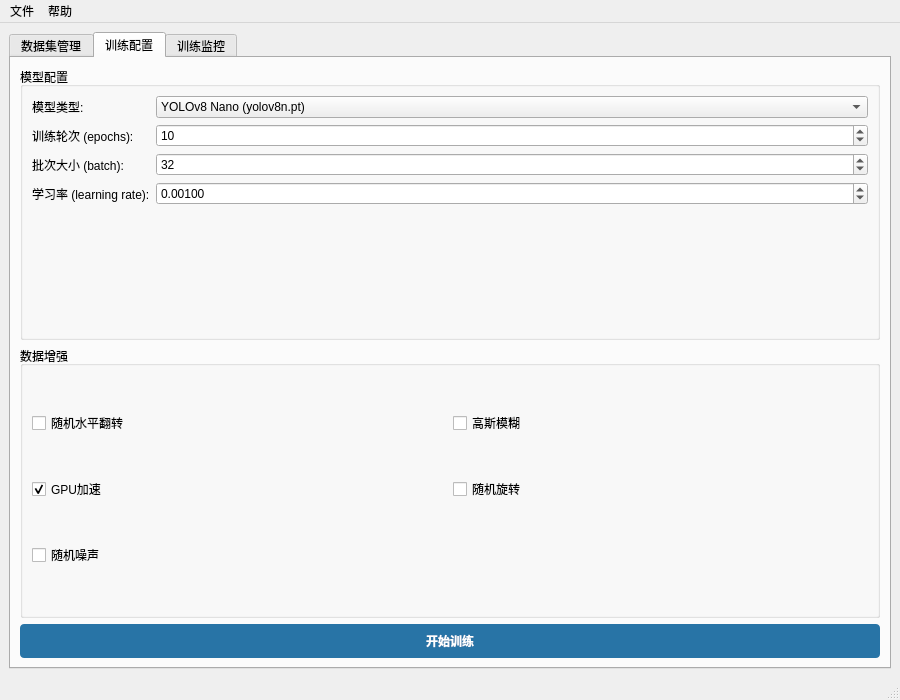
<?xml version="1.0" encoding="UTF-8"?>
<ui version="4.0">
 <class>MainWindow</class>
 <widget class="QMainWindow" name="MainWindow">
  <property name="geometry">
   <rect>
    <x>0</x>
    <y>0</y>
    <width>900</width>
    <height>700</height>
   </rect>
  </property>
  <property name="windowTitle">
   <string>YOLO训练客户端</string>
  </property>
  <widget class="QWidget" name="centralwidget">
   <layout class="QVBoxLayout" name="verticalLayout">
    <item>
     <widget class="QTabWidget" name="tabWidget">
      <property name="currentIndex">
       <number>1</number>
      </property>
      <widget class="QWidget" name="tabDataset">
       <attribute name="title">
        <string>数据集管理</string>
       </attribute>
       <layout class="QVBoxLayout" name="verticalLayout_2">
        <item>
         <widget class="QGroupBox" name="groupBox">
          <property name="title">
           <string>数据集操作</string>
          </property>
          <layout class="QVBoxLayout" name="verticalLayout_3">
           <item>
            <layout class="QHBoxLayout" name="horizontalLayout">
             <item>
              <widget class="QPushButton" name="btnSelectDataset">
               <property name="text">
                <string>选择数据集目录</string>
               </property>
              </widget>
             </item>
             <item>
              <widget class="QPushButton" name="btnUploadDataset">
               <property name="text">
                <string>上传数据集</string>
               </property>
              </widget>
             </item>
            </layout>
           </item>
           <item>
            <widget class="QLineEdit" name="lineDatasetPath">
             <property name="readOnly">
              <bool>true</bool>
             </property>
             <property name="placeholderText">
              <string>未选择数据集目录</string>
             </property>
            </widget>
           </item>
          </layout>
         </widget>
        </item>
        <item>
         <widget class="QGroupBox" name="groupBox_2">
          <property name="title">
           <string>数据集预览</string>
          </property>
          <layout class="QVBoxLayout" name="verticalLayout_4">
           <item>
            <widget class="QScrollArea" name="scrollArea">
             <property name="widgetResizable">
              <bool>true</bool>
             </property>
             <widget class="QWidget" name="scrollAreaWidgetContents">
              <property name="geometry">
               <rect>
                <x>0</x>
                <y>0</y>
                <width>124</width>
                <height>52</height>
               </rect>
              </property>
              <layout class="QGridLayout" name="gridLayout">
               <item row="0" column="0">
                <widget class="QLabel" name="labelImage1">
                 <property name="frameShape">
                  <enum>QFrame::Box</enum>
                 </property>
                 <property name="text">
                  <string>图片预览</string>
                 </property>
                 <property name="alignment">
                  <set>Qt::AlignCenter</set>
                 </property>
                </widget>
               </item>
               <item row="0" column="1">
                <widget class="QLabel" name="labelImage2">
                 <property name="frameShape">
                  <enum>QFrame::Box</enum>
                 </property>
                 <property name="text">
                  <string>图片预览</string>
                 </property>
                 <property name="alignment">
                  <set>Qt::AlignCenter</set>
                 </property>
                </widget>
               </item>
               <item row="1" column="0">
                <widget class="QLabel" name="labelImage3">
                 <property name="frameShape">
                  <enum>QFrame::Box</enum>
                 </property>
                 <property name="text">
                  <string>图片预览</string>
                 </property>
                 <property name="alignment">
                  <set>Qt::AlignCenter</set>
                 </property>
                </widget>
               </item>
               <item row="1" column="1">
                <widget class="QLabel" name="labelImage4">
                 <property name="frameShape">
                  <enum>QFrame::Box</enum>
                 </property>
                 <property name="text">
                  <string>图片预览</string>
                 </property>
                 <property name="alignment">
                  <set>Qt::AlignCenter</set>
                 </property>
                </widget>
               </item>
              </layout>
             </widget>
            </widget>
           </item>
          </layout>
         </widget>
        </item>
       </layout>
      </widget>
      <widget class="QWidget" name="tabTraining">
       <attribute name="title">
        <string>训练配置</string>
       </attribute>
       <layout class="QVBoxLayout" name="verticalLayout_5">
        <item>
         <widget class="QGroupBox" name="groupBox_3">
          <property name="title">
           <string>模型配置</string>
          </property>
          <layout class="QFormLayout" name="formLayout">
           <item row="0" column="0">
            <widget class="QLabel" name="label">
             <property name="text">
              <string>模型类型:</string>
             </property>
            </widget>
           </item>
           <item row="0" column="1">
            <widget class="QComboBox" name="comboModelType">
             <item>
              <property name="text">
               <string>YOLOv8 Nano (yolov8n.pt)</string>
              </property>
             </item>
             <item>
              <property name="text">
               <string>YOLOv11 Nano (yolov11n.pt)</string>
              </property>
             </item>
            </widget>
           </item>
           <item row="1" column="0">
            <widget class="QLabel" name="label_2">
             <property name="text">
              <string>训练轮次 (epochs):</string>
             </property>
            </widget>
           </item>
           <item row="1" column="1">
            <widget class="QSpinBox" name="spinEpochs">
             <property name="minimum">
              <number>1</number>
             </property>
             <property name="maximum">
              <number>1000</number>
             </property>
             <property name="value">
              <number>10</number>
             </property>
            </widget>
           </item>
           <item row="2" column="0">
            <widget class="QLabel" name="label_3">
             <property name="text">
              <string>批次大小 (batch):</string>
             </property>
            </widget>
           </item>
           <item row="2" column="1">
            <widget class="QSpinBox" name="spinBatchSize">
             <property name="minimum">
              <number>1</number>
             </property>
             <property name="maximum">
              <number>64</number>
             </property>
             <property name="value">
              <number>32</number>
             </property>
            </widget>
           </item>
           <item row="3" column="0">
            <widget class="QLabel" name="label_4">
             <property name="text">
              <string>学习率 (learning rate):</string>
             </property>
            </widget>
           </item>
           <item row="3" column="1">
            <widget class="QDoubleSpinBox" name="spinLearningRate">
             <property name="decimals">
              <number>5</number>
             </property>
             <property name="maximum">
              <double>1.000000000000000</double>
             </property>
             <property name="singleStep">
              <double>0.000100000000000</double>
             </property>
             <property name="value">
              <double>0.001000000000000</double>
             </property>
            </widget>
           </item>
          </layout>
         </widget>
        </item>
        <item>
         <widget class="QGroupBox" name="groupBox_4">
          <property name="title">
           <string>数据增强</string>
          </property>
          <layout class="QGridLayout" name="gridLayout_2">
           <item row="0" column="1">
            <widget class="QCheckBox" name="checkBlur">
             <property name="text">
              <string>高斯模糊</string>
             </property>
            </widget>
           </item>
           <item row="2" column="0">
            <widget class="QCheckBox" name="checkNoise">
             <property name="text">
              <string>随机噪声</string>
             </property>
            </widget>
           </item>
           <item row="0" column="0">
            <widget class="QCheckBox" name="checkFlip">
             <property name="text">
              <string>随机水平翻转</string>
             </property>
             <property name="checked">
              <bool>false</bool>
             </property>
            </widget>
           </item>
           <item row="1" column="0">
            <widget class="QCheckBox" name="checkUseGPU">
             <property name="text">
              <string>GPU加速</string>
             </property>
             <property name="checked">
              <bool>true</bool>
             </property>
            </widget>
           </item>
           <item row="1" column="1">
            <widget class="QCheckBox" name="checkRotation">
             <property name="text">
              <string>随机旋转</string>
             </property>
            </widget>
           </item>
          </layout>
         </widget>
        </item>
        <item>
         <widget class="QPushButton" name="btnStartTraining">
          <property name="styleSheet">
           <string notr="true">QPushButton {
    background-color: #2874a6;
    color: white;
    border: none;
    padding: 8px;
    border-radius: 4px;
    font-weight: bold;
}
QPushButton:hover {
    background-color: #1a5276;
}
QPushButton:pressed {
    background-color: #154360;
}</string>
          </property>
          <property name="text">
           <string>开始训练</string>
          </property>
         </widget>
        </item>
       </layout>
      </widget>
      <widget class="QWidget" name="tabMonitoring">
       <attribute name="title">
        <string>训练监控</string>
       </attribute>
       <layout class="QVBoxLayout" name="verticalLayout_6">
        <item>
         <widget class="QGroupBox" name="groupBox_5">
          <property name="title">
           <string>训练进度</string>
          </property>
          <layout class="QVBoxLayout" name="verticalLayout_7">
           <item>
            <widget class="QProgressBar" name="progressBar">
             <property name="value">
              <number>0</number>
             </property>
            </widget>
           </item>
           <item>
            <widget class="QPushButton" name="btnStopTraining">
             <property name="text">
              <string>停止训练</string>
             </property>
            </widget>
           </item>
           <item>
            <widget class="QLabel" name="labelProgress">
             <property name="text">
              <string>准备训练...</string>
             </property>
             <property name="alignment">
              <set>Qt::AlignCenter</set>
             </property>
            </widget>
           </item>
          </layout>
         </widget>
        </item>
        <item>
         <widget class="QGroupBox" name="groupBox_6">
          <property name="title">
           <string>训练指标</string>
          </property>
          <layout class="QVBoxLayout" name="verticalLayout_8">
           <item>
            <widget class="QComboBox" name="plotSelect">
             <item>
              <property name="text">
               <string>Loss 曲线</string>
              </property>
             </item>
             <item>
              <property name="text">
               <string>mAP 曲线</string>
              </property>
             </item>
             <item>
              <property name="text">
               <string>Precision 曲线</string>
              </property>
             </item>
             <item>
              <property name="text">
               <string>Recall 曲线</string>
              </property>
             </item>
            </widget>
           </item>
           <item>
            <widget class="QWidget" name="plotWidget" native="true">
             <property name="sizePolicy">
              <sizepolicy hsizetype="Expanding" vsizetype="Expanding">
               <horstretch>0</horstretch>
               <verstretch>0</verstretch>
              </sizepolicy>
             </property>
             <property name="minimumSize">
              <size>
               <width>100</width>
               <height>100</height>
              </size>
             </property>
            </widget>
           </item>
          </layout>
         </widget>
        </item>
        <item>
         <widget class="QGroupBox" name="groupBox_7">
          <property name="title">
           <string>训练日志</string>
          </property>
          <layout class="QHBoxLayout" name="horizontalLayout_4">
           <item>
            <widget class="QTextEdit" name="textEditLog">
             <property name="minimumSize">
              <size>
               <width>1</width>
               <height>0</height>
              </size>
             </property>
             <property name="readOnly">
              <bool>true</bool>
             </property>
            </widget>
           </item>
          </layout>
         </widget>
        </item>
       </layout>
      </widget>
     </widget>
    </item>
   </layout>
  </widget>
  <widget class="QMenuBar" name="menubar">
   <property name="geometry">
    <rect>
     <x>0</x>
     <y>0</y>
     <width>900</width>
     <height>22</height>
    </rect>
   </property>
   <widget class="QMenu" name="menuFile">
    <property name="title">
     <string>文件</string>
    </property>
    <addaction name="actionNewProject"/>
    <addaction name="actionOpenProject"/>
    <addaction name="separator"/>
    <addaction name="actionExit"/>
   </widget>
   <widget class="QMenu" name="menuHelp">
    <property name="title">
     <string>帮助</string>
    </property>
    <addaction name="actionAbout"/>
    <addaction name="separator"/>
   </widget>
   <addaction name="menuFile"/>
   <addaction name="menuHelp"/>
  </widget>
  <widget class="QStatusBar" name="statusbar"/>
  <action name="actionNewProject">
   <property name="text">
    <string>新建项目</string>
   </property>
  </action>
  <action name="actionOpenProject">
   <property name="text">
    <string>打开项目...</string>
   </property>
  </action>
  <action name="actionExit">
   <property name="text">
    <string>退出</string>
   </property>
  </action>
  <action name="actionAbout">
   <property name="text">
    <string>关于</string>
   </property>
  </action>
 </widget>
 <resources/>
 <connections/>
</ui>
